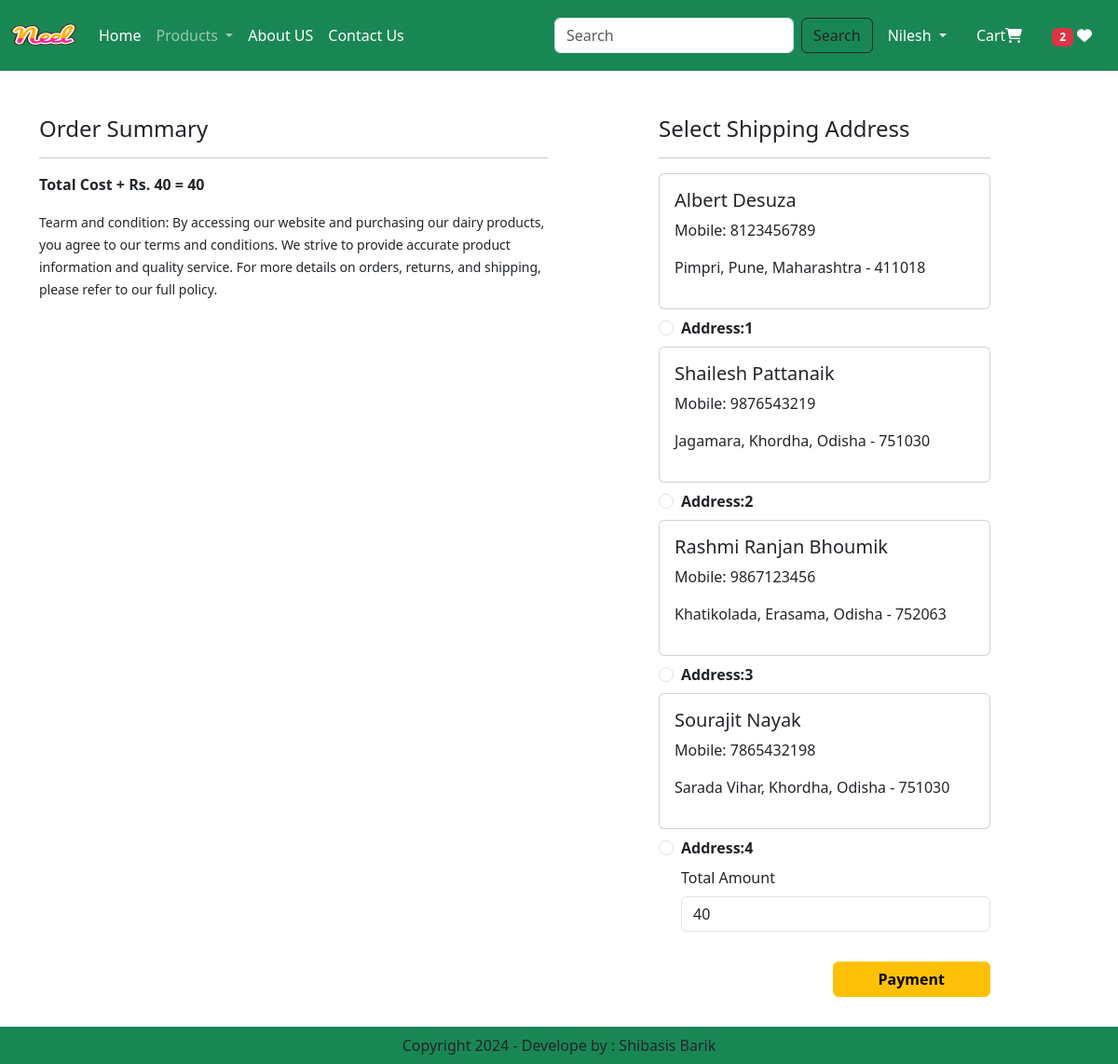
Screenshot of /checkout/ (signed in) with the database file from the repository.
### app/models.py (models this page shows, shortened)
class Customer(models.Model):
    user = models.ForeignKey(User,on_delete=models.CASCADE)
    name = models.CharField(max_length=200)
    locality = models.CharField(max_length=200)
    city = models.CharField(max_length=50)
    mobile = models.IntegerField(default=0)
    zipcode = models.IntegerField()
    state = models.CharField(choices=STATE_CHOICES, max_length=100)

### app/views.py (the view, shortened to what this page needs)
# urls.py: path('checkout/', views.checkout.as_view(), name = 'checkout'),
@method_decorator(login_required,name='dispatch')
class checkout(View):
    def get(self, request):
        totalitem = 0
        wishitem = 0
        if request.user.is_authenticated:
            totalitem = len(Cart.objects.filter(user=request.user))
            wishitem = len(Wishlist.objects.filter(user=request.user))
        user = request.user
        add = Customer.objects.filter(user=user)
        cart_items = Cart.objects.filter(user=user)
        famount = 0
        for p in cart_items:
            value = p.quantity * p.product.discounted_price
            famount = famount + value
        totalamount = famount + 40
        razoramount = int(totalamount * 100)
        client = razorpay.Client(auth=(settings.RAZOR_KEY_ID, settings.RAZOR_KEY_SECRET))
        data = {
            "amount": razoramount,
            "currency": "INR",
            "receipt": "order_receipt_12"
        }
        payment_response = client.order.create(data=data)
        print(payment_response)
        order_id = payment_response['id']
        order_status = payment_response['status']
        return render(request, 'app/checkout.html', locals())

### app/templates/app/checkout.html (shortened to what this page needs)
{% extends "app/base.html" %}
{% load static %}
{% block main-content %}
    <div class="container">
        <div class="row mt-5">
            <div class="col-sm-6">
                <h4>Order Summary</h4>
                <hr>
                <p class="fw-bold">Total Cost + Rs. 40 = {{totalamount}}</p>
                <small>Tearm and condition: By accessing our website and purchasing our dairy products, you agree to our terms and conditions. We strive to provide accurate product information and quality service. For more details on orders, returns, and shipping, please refer to our full policy.</small>
            </div>
            <div class="col-sm-4 offset-sm-1">
                <h4>Select Shipping Address</h4>
                <hr>
                <form method="post" id="myform">
                    {% for ad in add %}
                        <div class="card">
                            <div class="card-body">
                                <h5>{{ ad.name }}</h5>
                                <p>Mobile: {{ ad.mobile }}</p>
                                <p>{{ad.locality}}, {{ ad.city }}, {{ad.state}} - {{ad.zipcode}}</p>
                            </div>
                        </div>
                        <div class="form-check mt-2 mb-2">
                            <input class="form-check-input" type="radio" name="custid" id="custadd{{forloop.counter}}" value="{{ad.id}}">
                            <label class="form-check-label fw-bold" for="custadd{{forloop.counter}}">
                                Address:{{forloop.counter}}</label>
                        </div>
                    {% endfor %}
                    <div class="form-check mb-3">
                        <label class="form-label" for="totamount">Total Amount</label>
                        <input class="form-control" type="number" name="totamount" value="{{totalamount}}" readonly>
                    </div>
                    <div class="text-end">
                        <button id="rzp-button1" type="submit" class="btn btn-warning mt-3 px-5 fw-bold">Payment</button>
                    </div>
                </form>
            </div>
        </div>
    </div>
    <br/><br/><br/>
{% endblock main-content %}

### rows the page displays
Customer: name "Albert Desuza", mobile "8123456789", locality "Pimpri", city "Pune", state "Maharashtra", zipcode "411018"
Customer: name "Shailesh Pattanaik", mobile "9876543219", locality "Jagamara", city "Khordha", state "Odisha", zipcode "751030"
Customer: name "Rashmi Ranjan Bhoumik", mobile "9867123456", locality "Khatikolada", city "Erasama", state "Odisha", zipcode "752063"
Customer: name "Sourajit Nayak", mobile "7865432198", locality "Sarada Vihar", city "Khordha", state "Odisha", zipcode "751030"

### other values shown
{{ wishitem }} "2"
{{ totalamount }} "40"
